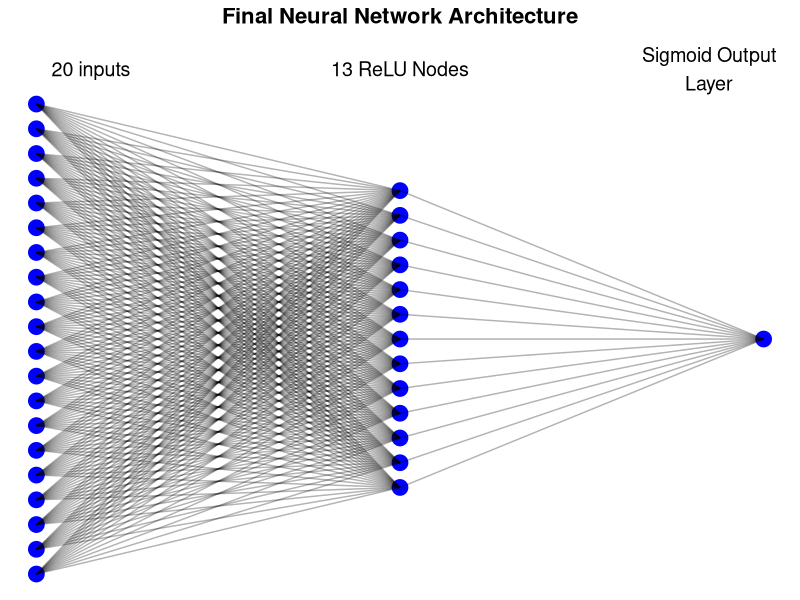

This chart was generated by the following R code:
library(ggplot2)
library(dplyr)

# Define the structure of the neural network
input_nodes <- 20
hidden_nodes <- 13
output_nodes <- 1

# Calculate vertical midpoint for centering layers
max_nodes <- max(input_nodes,
                 hidden_nodes,
                 output_nodes)
input_y <- seq(1,
               max_nodes,
               length.out = input_nodes)
hidden_y <- seq(1 + (max_nodes - hidden_nodes) / 2,
                hidden_nodes + (max_nodes - hidden_nodes) / 2,
                length.out = hidden_nodes)
output_y <- seq(1 + (max_nodes - output_nodes) / 2,
                output_nodes + (max_nodes - output_nodes) / 2,
                length.out = output_nodes)

# Create a data frame for nodes
nodes <- data.frame(
  layer = c(rep("Input", input_nodes), 
            rep("Hidden (ReLU Activation)", hidden_nodes), 
            rep("Output (Sigmoid)", output_nodes)),
  node_id = c(1:input_nodes, 1:hidden_nodes, 1:output_nodes),
  x = c(rep(1, input_nodes), rep(2, hidden_nodes), rep(3, output_nodes)),
  y = c(input_y, hidden_y, output_y)
)

# Create a data frame for connections
connections <- expand.grid(
  from = 1:input_nodes,
  to = (1:hidden_nodes) + input_nodes
) %>%
  mutate(x_from = 1, y_from = input_y[from], x_to = 2, y_to = hidden_y[to - input_nodes]) %>%
  bind_rows(expand.grid(
    from = (1:hidden_nodes) + input_nodes,
    to = (1:output_nodes) + input_nodes + hidden_nodes
  ) %>% mutate(x_from = 2, y_from = hidden_y[from - input_nodes], x_to = 3, y_to = output_y[to - input_nodes - hidden_nodes]))

# Plot the neural network
ggplot() +
  # Plot nodes
  geom_point(data = nodes, aes(x = x, y = y), size = 5, color = "blue") +
  geom_segment(data = connections,
               aes(x = x_from,
                   y = y_from,
                   xend = x_to,
                   yend = y_to),
               alpha = 0.3) +
  # Add labels for layers
  annotate("text", x = 1.15,
           y = max_nodes + 2,
           label = "\n20 inputs",
           size = 5,
           hjust = 0.5) +
  annotate("text",
           x = 2,
           y = max_nodes + 2,
           label = "\n13 ReLU Nodes",
           size = 5,
           hjust = 0.5) +
  annotate("text",
           x = 2.85,
           y = max_nodes + 2,
           label = "\nSigmoid Output\nLayer",
           size = 5,
           hjust = 0.5) +
  # Customize the plot
  theme_void() +
  labs(title = "Final Neural Network Architecture") +
  theme(
    plot.title = element_text(face = "bold", size = 16, hjust = 0.5)
  )